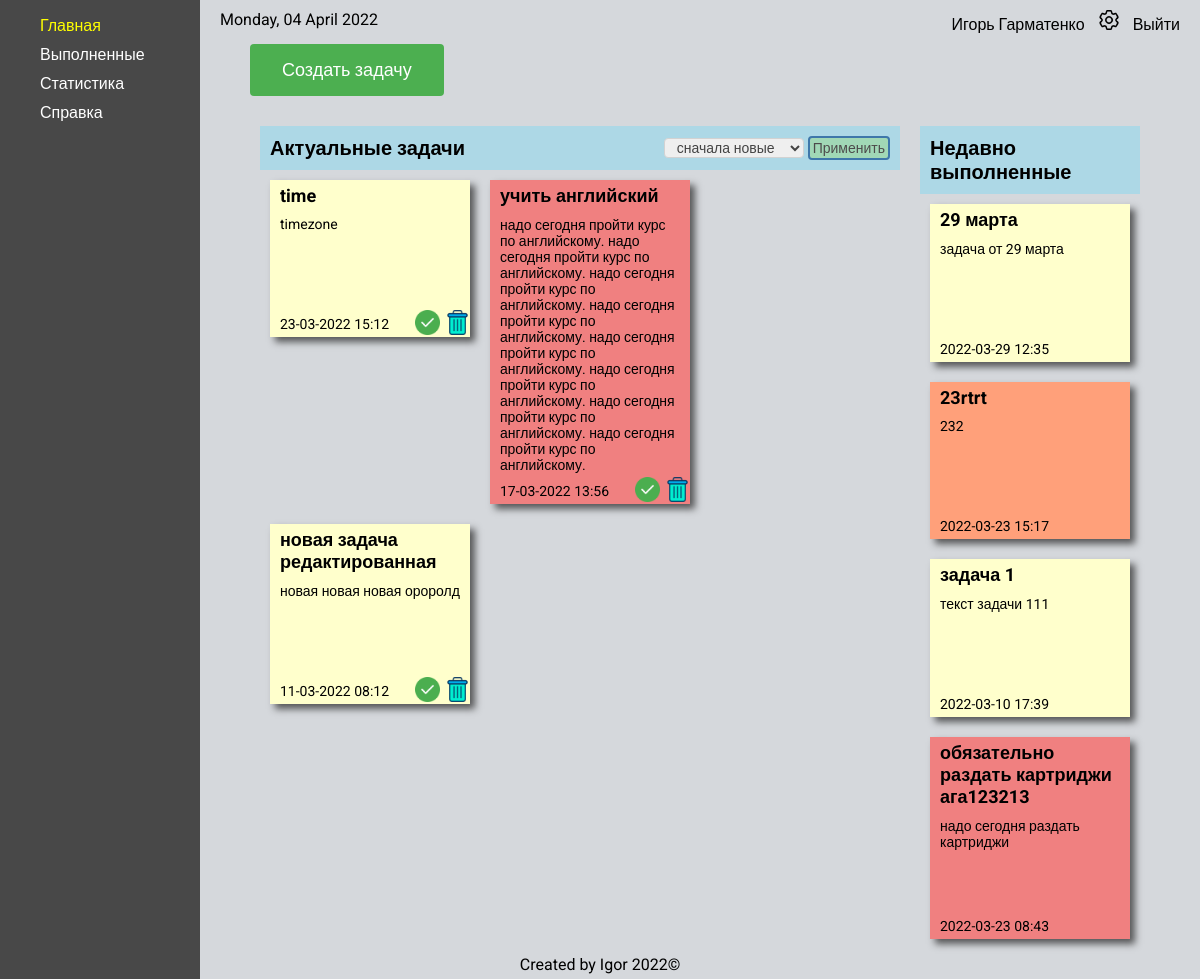
Page /home/ (signed in) on the earlier database version.
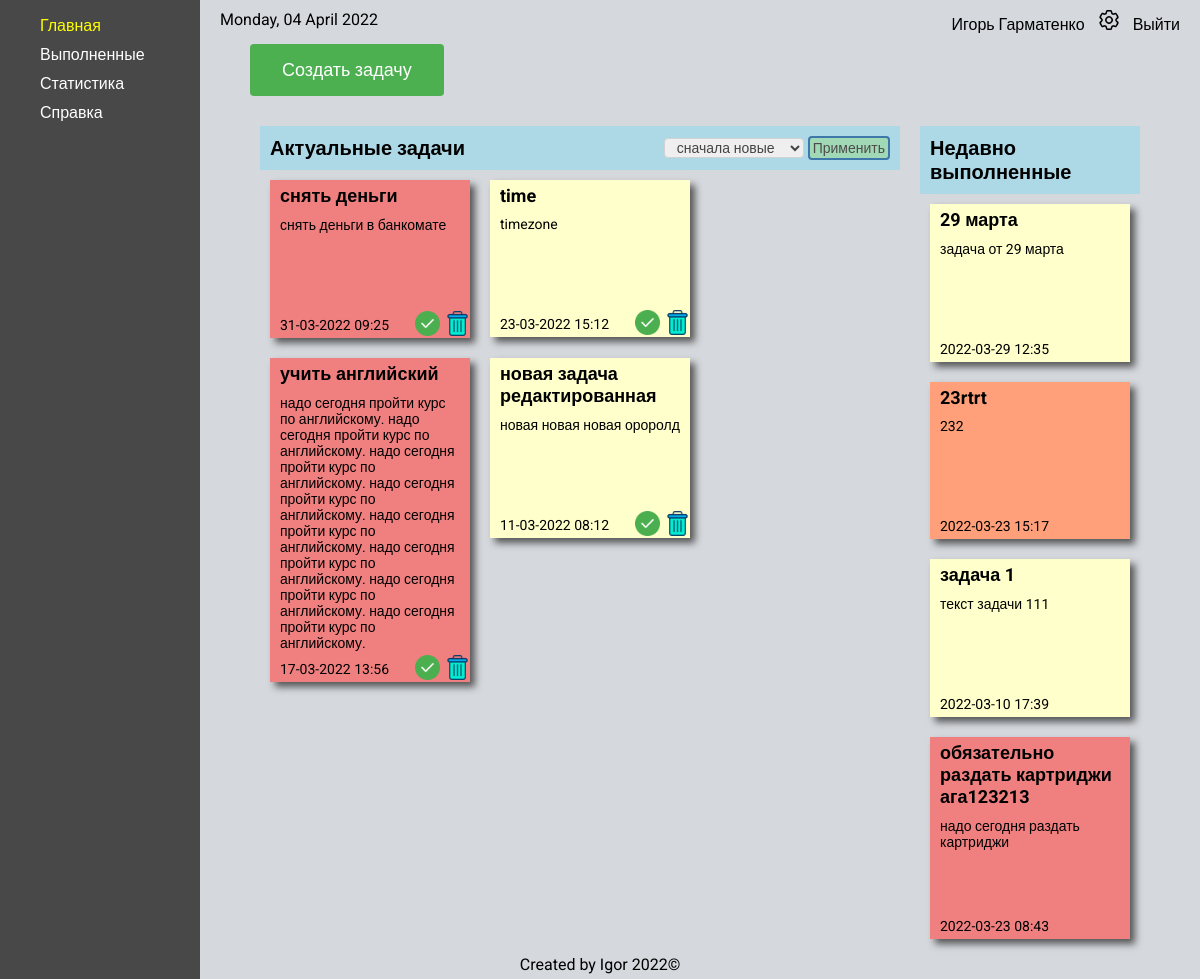
Same page on the later database version.
### ToDo/models.py (models this page shows, shortened)
class Task(models.Model):
    PRIORITY_LEVEL = (('L', 'низкий'),
                      ('M', 'обычный'),
                      ('H', 'высокий'),
                      )
    user = models.ForeignKey(settings.AUTH_USER_MODEL, on_delete=models.CASCADE, null=True, blank=True)
    title = models.CharField(max_length=200)
    descr = models.CharField(max_length=500)
    priority = models.CharField(max_length=10, choices=PRIORITY_LEVEL, default='medium')
    is_finished = models.BooleanField(default=False)
    created_at = models.DateTimeField(auto_now_add=True)
    complated_at = models.DateTimeField(auto_now=True)
    class Meta:
        ordering = ['-created_at']

### ToDo/views.py (the view, shortened to what this page needs)
# urls.py: 2. Add a URL to urlpatterns:  path('', views.home, name='home')
@login_required
def home(request):
    current_date = date.today().strftime("%A, %d %B %Y")
    sort_form = TaskSort(request.POST)
    tasks = Task.objects.filter(user_id=request.user.id)
    context = {
        'menu': home_menu,
        'tasks_active': tasks,
        'tasks_finished': tasks.order_by("-complated_at")[:5],
        'date': current_date,
        'sort_form': sort_form,
        'title': 'Домашняя страница'
    }
    return render(request, 'ToDo/home.html', context=context)

### ToDo/forms.py
class TaskSort(forms.Form):
    SORT_TYPE = (('date_new', 'сначала новые'),
                 ('date_old', 'сначала старые'),
                ('priority', 'по важности'),
                )
    sort = forms.ChoiceField(choices=SORT_TYPE)

### ToDo/templates/ToDo/home.html (shortened to what this page needs)
{% extends 'ToDo/home_base.html' %}
{% load static %}
{% block rightbar %}
    <a class="create__task-btn" href="{% url 'create_task' %}">Создать задачу</a>
    <div class="tasks__wrap">
        <div class="tasks__active_wrap">
            <div class="tasks__header">
                <div class="tasks__active_title">Актуальные задачи</div>
                <div class="tasks__active_info">
                    <form method="post" enctype="multipart/form-data">
                        {% for field in sort_form %}
                                {{ field }}
                        {% endfor%}
                        <input type="submit" class="sort__btn" value="Применить">
                    </form>
                </div>
            </div>
            <div class="tasks__active">
                {% for task in tasks_active %}
                    {% if not task.is_finished %}
                        <div class="task {{ task.priority }}">
                            <div class="task__title">
                                <a class="task__edit-link" href="{% url 'task-edit' task.id %}" title="Редактировать">{{ task.title }}</a>
                            </div>
                            <div class="task__descr">{{ task.descr }}</div>
                            <div class="task__created_at">{{ task.created_at|date:'d-m-Y H:i' }}</div>
                            <a href="{% url 'task_make_done' task.id %}" onclick="return proverka();"><img class="task__done_img" src="{% static 'ToDo/images/done.png' %}" alt="done task"></a>
                            <a href="{% url 'task_delete' task.id %}" onclick="return proverka();"><img class="task__delete_img" src="{% static 'ToDo/images/delete.png' %}" alt="delete task"></a>
                        </div>
                    {% endif %}
                {% endfor %}
            </div>
        </div>
        <div class="tasks__completed_wrap">
            <div class="tasks__header">
                <div class="tasks__active_title">Недавно выполненные</div>
            </div>
            <div class="tasks__completed">
                {% for task in tasks_finished %}
                    {% if task.is_finished %}
                        <div class="task {{ task.priority }}">
                            <div class="task__title">{{ task.title }}</div>
                            <div class="task__descr">{{ task.descr }}</div>
                            <div class="task__created_at">{{ task.created_at|date:'Y-m-d H:i' }}</div>
                        </div>
                    {% endif %}
                {% endfor %}
            </div>
    </div>
{% endblock %}

### ToDo/templates/ToDo/home_base.html
{% extends 'ToDo/base.html' %}
{% load static %}
{% block content %}
    <div class="main">
        <div  class="leftbar">
            <ul class="home_menu">
                {% for key, item in menu.items %}
                    {% url key as url %}
                    <li class="home_menu__item {% if request.path == url %}active{%endif %}">
                        <a href="{% url key %}">{{ item }}</a>
                    </li>
                {% endfor %}
            </ul>
        </div>
        <div  class="rightbar">
            <div class="home_nav">
                <div class="date">{{ date }}</div>
                <div class="home_info">
                    {% if request.user.is_authenticated %}
                        <span>{{ user.first_name }} {{ user.last_name }}</span>
                        <a href="{% url 'user_settings' %}">
                            <img class="settings__icon" src="{% static 'ToDo/images/setting.png' %}" alt="settings">
                        </a>
                        <a href="{% url 'logout' %}">Выйти</a>
                    {% endif %}
                </div>
            </div>
            {% block rightbar %}
            {% endblock %}
        </div>
    </div>
{% endblock %}

Differences in the rows shown:
added Task: title "снять деньги", descr "снять деньги в банкомате", created_at "31-03-2022 09:25", is_finished False (drawn), priority "H" (drawn)
